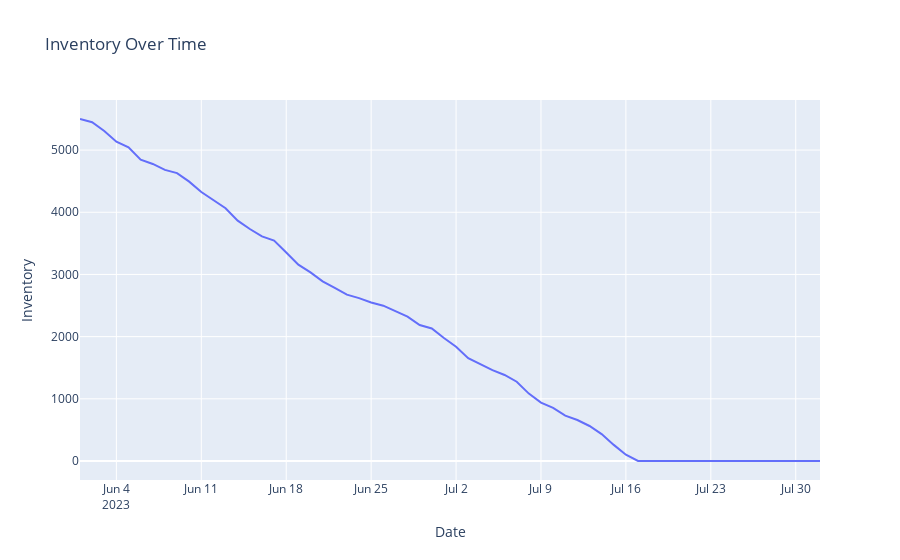

The notebook cell this image was saved under:
### Code cell
fig_inventory = px.line(df, x="Date",y="Inventory",title="Inventory Over Time")
fig_inventory.show()

### Figure 1 — Plotly figure (JSON) as saved in the notebook; plotly's stock layout.template omitted (floating-point values rounded to 4 significant figures)
{"data": [{"hovertemplate": "Date=%{x}<br>Inventory=%{y}<extra></extra>", "legendgroup": "", "line": {"color": "#636efa", "dash": "solid"}, "marker": {"symbol": "circle"}, "mode": "lines", "name": "", "orientation": "v", "showlegend": false, "type": "scatter", "x": ["2023-06-01", "2023-06-02", "2023-06-03", "2023-06-04", "2023-06-05", "2023-06-06", "2023-06-07", "2023-06-08", "2023-06-09", "2023-06-10", "2023-06-11", "2023-06-12", "2023-06-13", "2023-06-14", "2023-06-15", "2023-06-16", "2023-06-17", "2023-06-18", "2023-06-19", "2023-06-20", "2023-06-21", "2023-06-22", "2023-06-23", "2023-06-24", "2023-06-25", "2023-06-26", "2023-06-27", "2023-06-28", "2023-06-29", "2023-06-30", "2023-07-01", "2023-07-02", "2023-07-03", "2023-07-04", "2023-07-05", "2023-07-06", "2023-07-07", "2023-07-08", "2023-07-09", "2023-07-10", "2023-07-11", "2023-07-12", "2023-07-13", "2023-07-14", "2023-07-15", "2023-07-16", "2023-07-17", "2023-07-18", "2023-07-19", "2023-07-20", "2023-07-21", "2023-07-22", "2023-07-23", "2023-07-24", "2023-07-25", "2023-07-26", "2023-07-27", "2023-07-28", "2023-07-29", "2023-07-30", "2023-07-31", "2023-08-01"], "xaxis": "x", "y": [5500, 5449, 5308, 5136, 5045, 4847, 4777, 4682, 4629, 4493, 4325, 4199, 4064, 3866, 3731, 3611, 3544, 3354, 3158, 3033, 2890, 2783, 2675, 2619, 2550, 2498, 2405, 2322, 2187, 2131, 1979, 1837, 1654, 1556, 1461, 1383, 1275, 1084, 938, 854, 729, 659, 563, 433, 259, 102, 0, 0, 0, 0, 0, 0, 0, 0, 0, 0, 0, 0, 0, 0, 0, 0], "yaxis": "y"}], "layout": {"legend": {"tracegroupgap": 0}, "title": {"text": "Inventory Over Time"}, "xaxis": {"anchor": "y", "domain": [0, 1], "title": {"text": "Date"}}, "yaxis": {"anchor": "x", "domain": [0, 1], "title": {"text": "Inventory"}}}}
